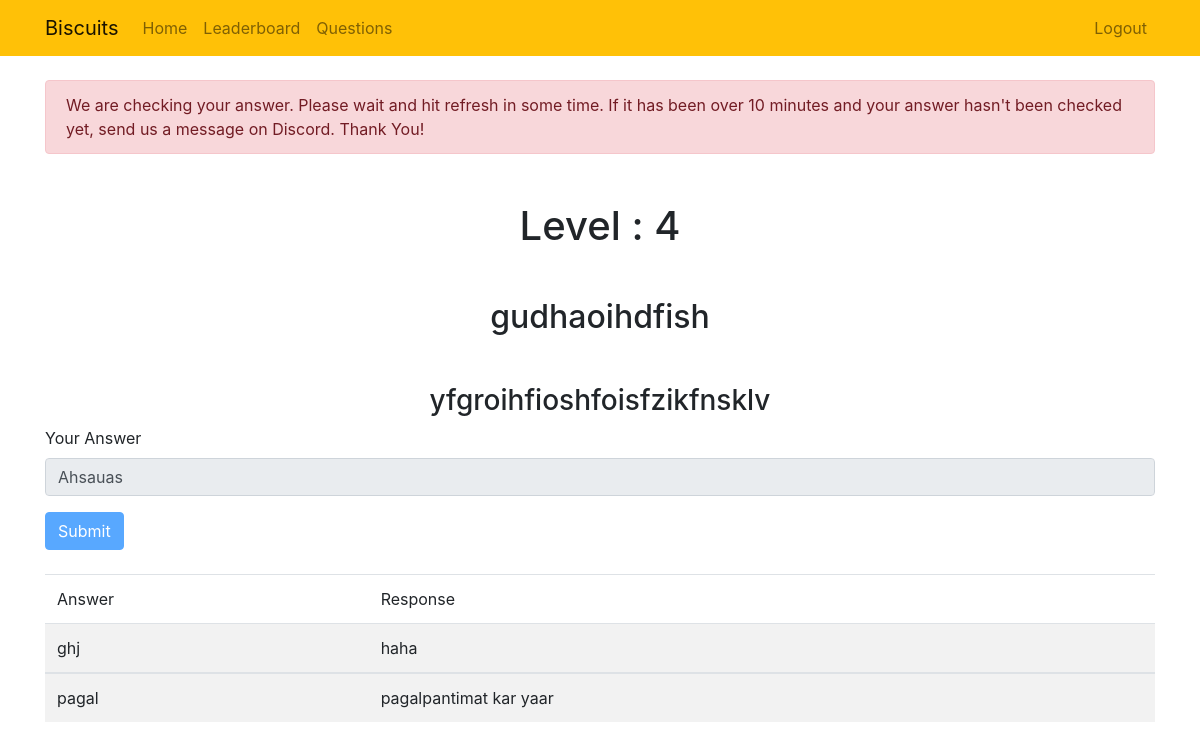
The app's page /questions/ (signed in) with its own data.
### biscuitsrk/models.py (models this page shows, shortened)
class QuestionsModel(models.Model):
    level = models.IntegerField(default=0)
    title = models.CharField(max_length=100)
    description = models.TextField(blank=True)

class Profile(models.Model):
    user = models.OneToOneField(User, on_delete=models.CASCADE)
    currentlevel = models.IntegerField(default=0)
    discord  = models.CharField(max_length=255, null=True)
    institute = models.CharField(max_length=255, null=True)
    currentleveltime= models.DateTimeField(default=timezone.now)
    is_banned = models.BooleanField(default = False)
    mostrecentanswer = models.TextField(null=True)
    lastanswertime = models.DateTimeField(default=timezone.now)
    checked = models.BooleanField(default=True)
    result = models.BooleanField(default=True)
    response = models.TextField(null=True, blank=True)
    answered = models.BooleanField(default=False)
    answer_history = models.TextField(default="")
    response_history = models.TextField(default="")

### biscuitsrk/views.py (the view, shortened to what this page needs)
# urls.py: path('questions/', views.questions, name='questions'),
@login_required
def questions(request):
    u = get_object_or_404(Profile,user=request.user)
    if request.method=='GET':
        if u.answered == True:
            question = get_object_or_404(QuestionsModel, level=u.currentlevel)
            return render(request, 'biscuitsrk/questionsBlank.html',{'question':question,'u':u,"answers":[u.answer_history.split("\t"),u.response_history.split("\t")],"r":[x for x in range(len(u.response_history.split("\t")))]})
        question = get_object_or_404(QuestionsModel, level=u.currentlevel)
        return render(request, 'biscuitsrk/questions.html',{'question':question,'u':u,"answers":[u.answer_history.split("\t"),u.response_history.split("\t")],"r":[x for x in range(len(u.response_history.split("\t")))]})

### biscuitsrk/templates/biscuitsrk/questionsBlank.html (shortened to what this page needs)
{% extends "biscuitsrk/base.html" %}
{% block content %}
<br>
<div class="alert alert-danger" role="alert">
	We are checking your answer. Please wait and hit refresh in some time. If it has been over 10 minutes and your answer hasn't been checked yet, send us a message on Discord. Thank You!
</div>
<h1 class="text-center mt-5" id="level">Level : {{ question.level }}</h1>
<h2 class="text-center mt-5" id="title">{{ question.title }}</h2>
<h3 class="text-center mt-5" id="full">{{ question.description }}</h3>
  <form method="POST">
    <div class="form-group">
        <label for="response">Your Answer</label>
        <input type="text" name="answer" class="form-control" id="response" value="{{u.mostrecentanswer}}" disabled>
    </div>
    <button type="submit" class="btn btn-primary" disabled>Submit</button>
</form>
<br>
<table class="table table-striped">
	<thead>
		<tr>
			<td>Answer</td>
			<td>Response</td>
		</tr>
	</thead>
{% for index in answers %}
	<tbody>
      <tr>
        <td>{{index.0}}</td>
        <td>{{index.1}}</td>
      </tr>
  </tbody>
{% endfor %}
</table>
{% endblock %}

### records on screen
QuestionsModel: level "4", title "gudhaoihdfish", description "yfgroihfioshfoisfzikfnsklv"
Profile: answer "Ahsauas"

### other values on screen
{{ index.0 }} "ghj" "pagal"
{{ index.1 }} "haha" "pagalpantimat kar yaar"
